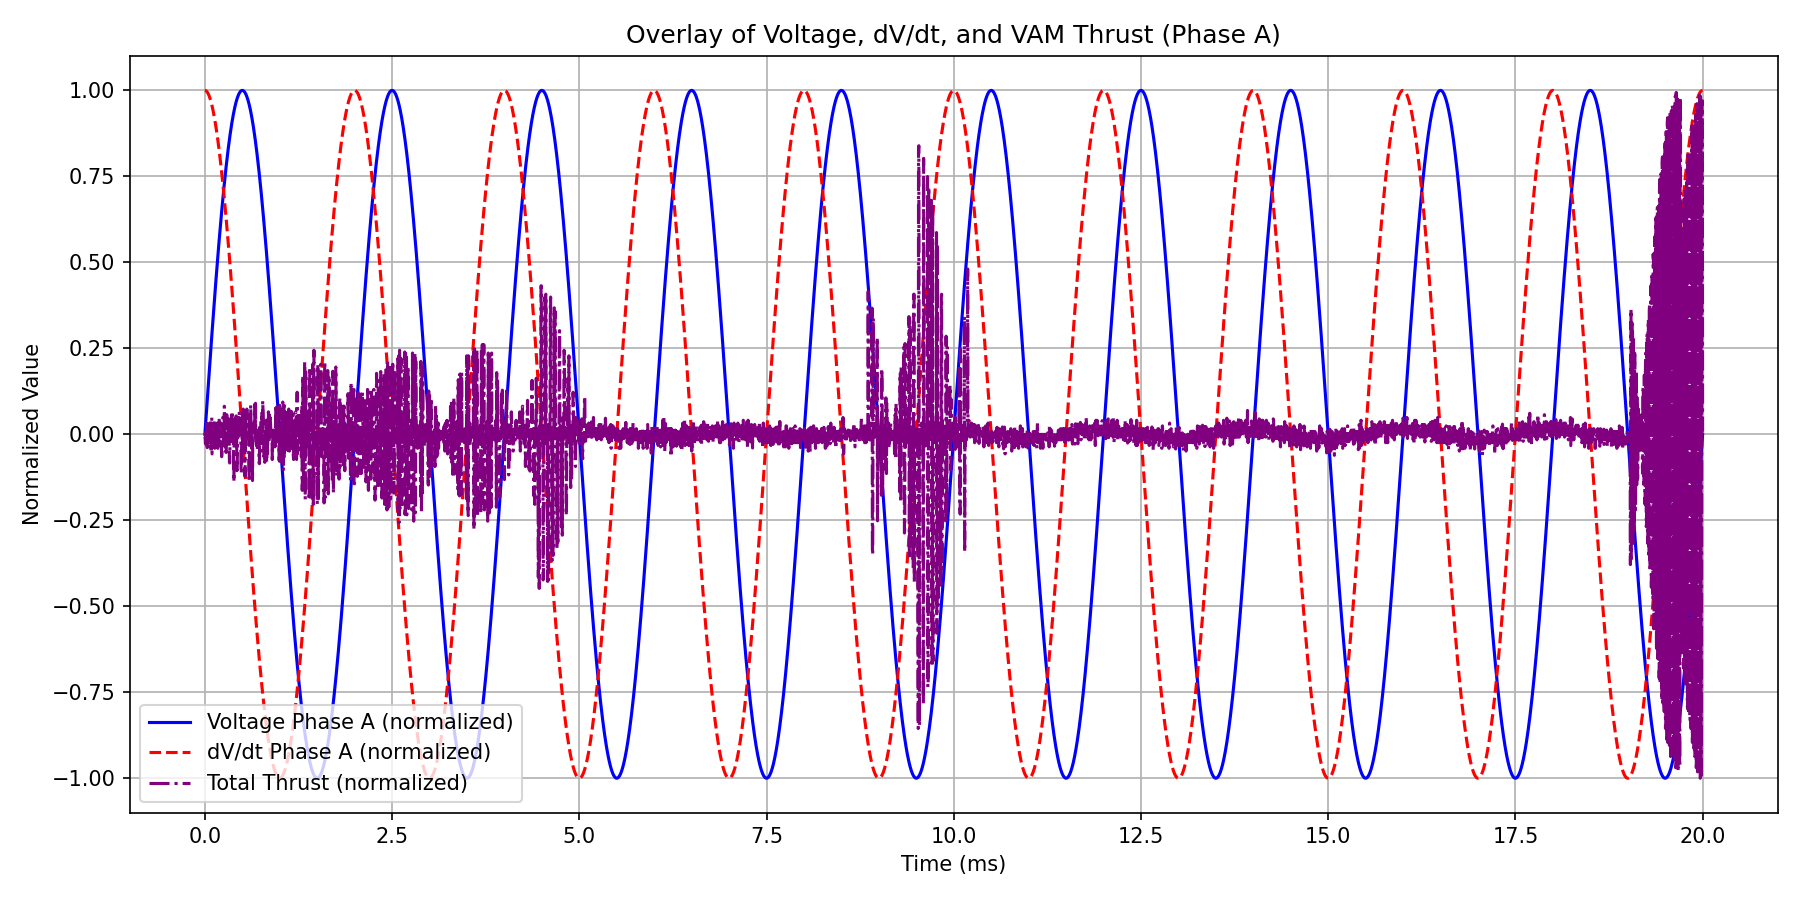

Here is the Python script that generated this plot:
# Re-run full script after kernel reset
import numpy as np
import matplotlib.pyplot as plt

# Constants
rho_ae = 7.0e-7  # kg/m^3, Æther density
C_e = 1.09384563e6  # m/s, vortex core tangential velocity
r = 0.02  # m, coil effective radius
A = np.pi * r**2  # m^2, coil cross-sectional area
delta_z = 0.01  # m, effective coil height
V0 = 2000  # peak voltage in volts
f = 500  # Hz, drive frequency
omega = 2 * np.pi * f  # angular frequency
alpha_E = (2 * np.pi * r * C_e) / V0  # vortex-voltage coupling factor

# Coupling constant kappa
kappa = (rho_ae * A * delta_z * alpha_E) / (2 * np.pi)

# Time domain
t = np.linspace(0, 0.02, 5000)  # simulate 20 ms at high resolution

# 3-phase sinusoidal voltage waveforms
V_A = V0 * np.sin(omega * t)
V_B = V0 * np.sin(omega * t + 2 * np.pi / 3)
V_C = V0 * np.sin(omega * t + 4 * np.pi / 3)

# Time derivatives (dV/dt)
dV_A_dt = np.gradient(V_A, t)
dV_B_dt = np.gradient(V_B, t)
dV_C_dt = np.gradient(V_C, t)

# Total instantaneous thrust from all 3 phases
T_total = kappa * (dV_A_dt + dV_B_dt + dV_C_dt)  # Net force in N
T_total_g = T_total * 101.97  # Convert N to grams-force

# Plotting
plt.figure(figsize=(12, 6))
plt.plot(t * 1000, T_total_g, color='purple', label='Net VAM Thrust (g)')
plt.xlabel("Time (ms)")
plt.ylabel("Thrust (grams)")
plt.title("Simulated Starship Coil Pulsed Vortex Thrust (3-Phase Drive)")
plt.grid(True)
plt.legend()
plt.tight_layout()


# Overlay voltage (one phase) and its derivative alongside thrust

plt.figure(figsize=(12, 6))

# Normalize for comparison
V_A_norm = V_A / V0  # normalized voltage
dV_A_dt_norm = dV_A_dt / np.max(np.abs(dV_A_dt))  # normalized derivative
T_norm = T_total_g / np.max(np.abs(T_total_g))  # normalized thrust

plt.plot(t * 1000, V_A_norm, label='Voltage Phase A (normalized)', color='blue')
plt.plot(t * 1000, dV_A_dt_norm, label='dV/dt Phase A (normalized)', color='red', linestyle='--')
plt.plot(t * 1000, T_norm, label='Total Thrust (normalized)', color='purple', linestyle='-.')

plt.xlabel("Time (ms)")
plt.ylabel("Normalized Value")
plt.title("Overlay of Voltage, dV/dt, and VAM Thrust (Phase A)")
plt.legend()
plt.grid(True)
plt.tight_layout()


import numpy as np
import matplotlib.pyplot as plt

# Simulation parameters
t = np.linspace(0, 20e-3, 1000)  # 20 ms total time, 1 kHz sample rate
V0 = 30000  # Peak voltage in volts (e.g., 30kV)
f = 50  # Frequency in Hz

# Generate a sawtooth waveform (simulate voltage)
from scipy.signal import sawtooth
voltage = V0 * (0.5 * sawtooth(2 * np.pi * f * t, width=0.99) + 0.5)

# Derivative of voltage (dV/dt)
dVdt = np.gradient(voltage, t)

# Assume a simple thrust model based on dV/dt with a gain
k_thrust = 1e-6  # Arbitrary gain factor (to match thrust magnitude in grams)
thrust = k_thrust * dVdt  # Thrust in Newtons (assuming units)
thrust_g = thrust * 1000 / 9.81  # Convert Newtons to grams-force

# Plotting
plt.figure(figsize=(12, 6))
plt.plot(t * 1000, voltage / 1000, label='Voltage (kV)', color='blue')
plt.plot(t * 1000, dVdt / 1000, label='dV/dt (kV/ms)', color='red', linestyle='--')
plt.plot(t * 1000, thrust_g, label='Thrust (grams-force)', color='purple', linestyle='-.')
plt.title("Sawtooth Voltage, dV/dt, and Simulated VAM Thrust")
plt.xlabel("Time (ms)")
plt.ylabel("Amplitude")
plt.legend()
plt.grid(True)
plt.tight_layout()
plt.show()
